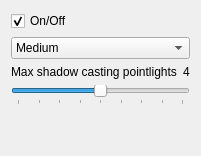
                    <widget class="QWidget" name="Shadows">
                     <attribute name="title">
                      <string>Shadows</string>
                     </attribute>
                     <layout class="QVBoxLayout" name="verticalLayout_6">
                      <item>
                       <widget class="QCheckBox" name="checkBox_25">
                        <property name="text">
                         <string>On/Off</string>
                        </property>
                        <property name="checked">
                         <bool>true</bool>
                        </property>
                       </widget>
                      </item>
                      <item>
                       <widget class="QComboBox" name="comboBox_11">
                        <property name="currentIndex">
                         <number>1</number>
                        </property>
                        <item>
                         <property name="text">
                          <string>Low</string>
                         </property>
                        </item>
                        <item>
                         <property name="text">
                          <string>Medium</string>
                         </property>
                        </item>
                        <item>
                         <property name="text">
                          <string>High</string>
                         </property>
                        </item>
                       </widget>
                      </item>
                      <item>
                       <layout class="QHBoxLayout" name="horizontalLayout_2">
                        <item>
                         <widget class="QLabel" name="label_7">
                          <property name="text">
                           <string>Max shadow casting pointlights</string>
                          </property>
                         </widget>
                        </item>
                        <item>
                         <widget class="QLabel" name="label_8">
                          <property name="text">
                           <string>4</string>
                          </property>
                         </widget>
                        </item>
                       </layout>
                      </item>
                      <item>
                       <widget class="QSlider" name="horizontalSlider_3">
                        <property name="toolTip">
                         <string>&lt;html&gt;&lt;head/&gt;&lt;body&gt;&lt;p&gt;Max number of shadow casting lights.&lt;/p&gt;&lt;/body&gt;&lt;/html&gt;</string>
                        </property>
                        <property name="maximum">
                         <number>8</number>
                        </property>
                        <property name="pageStep">
                         <number>1</number>
                        </property>
                        <property name="value">
                         <number>4</number>
                        </property>
                        <property name="orientation">
                         <enum>Qt::Horizontal</enum>
                        </property>
                        <property name="invertedAppearance">
                         <bool>false</bool>
                        </property>
                        <property name="invertedControls">
                         <bool>false</bool>
                        </property>
                        <property name="tickPosition">
                         <enum>QSlider::TicksBelow</enum>
                        </property>
                        <property name="tickInterval">
                         <number>1</number>
                        </property>
                       </widget>
                      </item>
                      <item>
                       <spacer name="verticalSpacer_11">
                        <property name="orientation">
                         <enum>Qt::Vertical</enum>
                        </property>
                        <property name="sizeHint" stdset="0">
                         <size>
                          <width>20</width>
                          <height>40</height>
                         </size>
                        </property>
                       </spacer>
                      </item>
                     </layout>
                    </widget>
